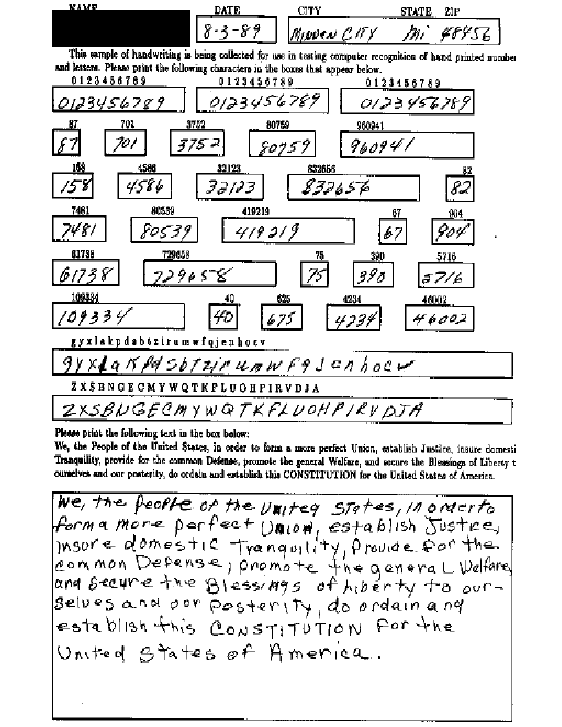
#> input picture Data-storage/form-1.png, 562 x 727 px, found by its file name
$ jupyter execute box-detection-cleaned.ipynb
#> lines starting #> are read from the running program, lines starting #| are printed output that depends on the picture; after the words box and inside, x2 and y2 are one past the last pixel; in counts of white or black regions, pixels touching at a corner belong together
[cell 1]
import cv2
import numpy as np
from matplotlib import pyplot as plt
import time

[cell 2]
img =  cv2.imread(r"C:\Users\brans\Documents\Application-files-utilities\VScode\Project-007\Data-storage\form-1.png")
#> img is the input picture: shape (727, 562, 3); min 0, max 255, mean 224.1
gray = cv2.cvtColor(img,cv2.COLOR_BGR2GRAY)

thresh_inv = cv2.threshold(gray, 0, 255, cv2.THRESH_BINARY_INV+cv2.THRESH_OTSU)[1]
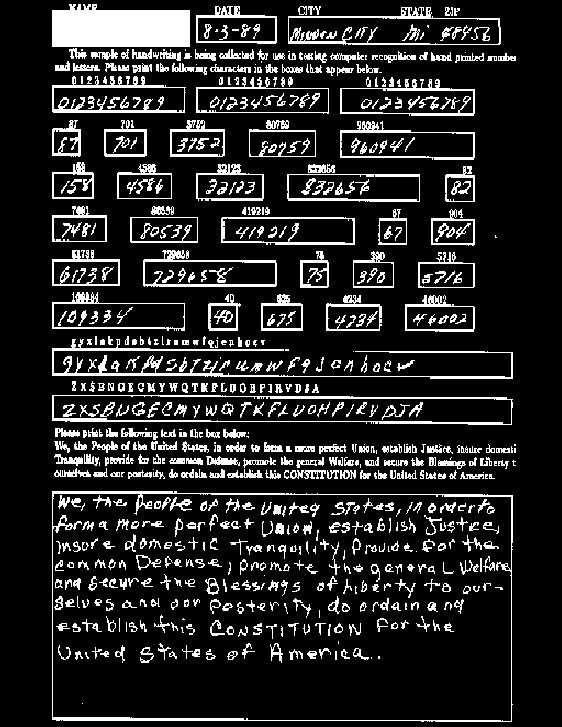
#> thresh_inv: shape (727, 562); 14.7% white; 733 white regions (113 under 20 px)

# Blur the image
blur = cv2.GaussianBlur(thresh_inv,(1,1),0)

thresh = cv2.threshold(blur, 0, 255, cv2.THRESH_BINARY+cv2.THRESH_OTSU)[1]

# find contours
cnts = cv2.findContours(thresh, cv2.RETR_EXTERNAL, cv2.CHAIN_APPROX_SIMPLE)[0]
#> cnts = 324 contours, 133 with area under 20; largest, box (x1, y1, x2, y2) and area: (52, 491, 513, 722) 104322, (52, 395, 513, 425) 11784, (288, 7, 501, 45) 5876, (52, 4, 190, 47) 5016, (340, 121, 475, 160) 3704

[cell 3]
for cnt in cnts:
    approx = cv2.approxPolyDP(cnt,0.01*cv2.arcLength(cnt,True),True)

    if len(approx) == 4:

        x, y, w, h = cv2.boundingRect(cnt)

        c1 = y
        c2 = y+h
        c3 = x
        c4 = x+w

        # Convert image to array
        image_arr = thresh
        # Crop image
        image_arr = image_arr[c1:c2, c3:c4]

        plt.imshow(image_arr)
        plt.show()
        time.sleep(1)
#> this loop made 324 passes
#> (approx, x, y, w, h, c1, c2, c3) on passes 22, 50: ([[274, 470], [274, 471], [275, 471], [275, 470]], 274, 470, 2, 2, 470, 472, 274), ([[451, 457], [450, 458], [450, 459], [450, 458]], 450, 457, 2, 3, 457, 460, 450)
#> (x, y, w, h, c1, c2, c3, c4) on passes 66, 85, 99, 109, 121, 174: (123, 454, 2, 3, 454, 457, 123, 125), (514, 444, 2, 2, 444, 446, 514, 516), (214, 442, 2, 2, 442, 444, 214, 216), (246, 436, 3, 2, 436, 438, 246, 249), (145, 428, 2, 2, 428, 430, 145, 147), (285, 349, 4, 2, 349, 351, 285, 289)
#> pass 1, `image_arr = image_arr[c1:c2, c3:c4]`:
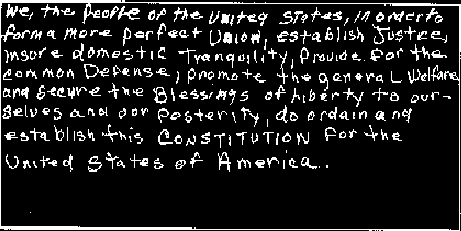
#> image_arr: shape (231, 461); 12.4% white in thin lines or dots
